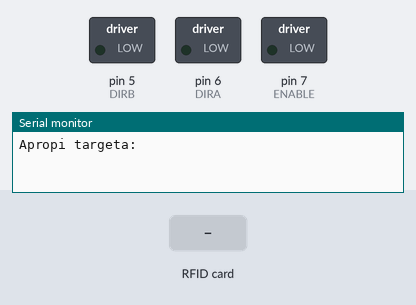
Simulated run of this sketch. Board: Arduino Uno, built with avr-gcc and run on an emulated ATmega328P. Shown: switched loads named in the sketch (green lamp = pin HIGH), the last lines printed to the serial monitor. Inputs (shaded band) come from the test bench. Pins used as bus, display or sensor lines are not drawn.

Above: at 1.2 s.
1.3 s: RFID card E9 03 AD A3 held to the reader
At 2.7 s:
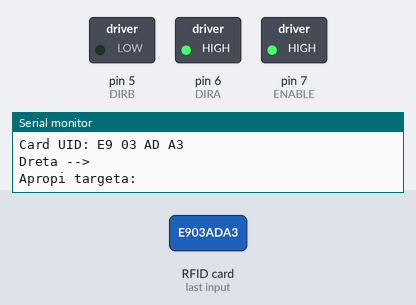
3.8 s: RFID card E9 03 AD A3 held to the reader
At 4.1 s:
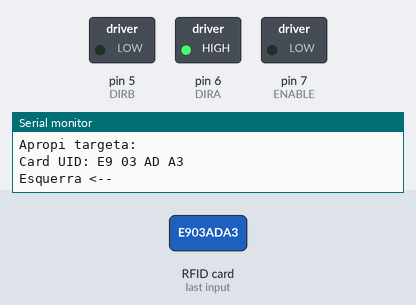
At 6.1 s:
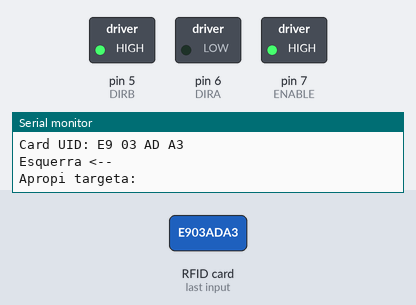
Timing chart, 0 to 7.6 s (numbered marks = the images above; inputs shaded):
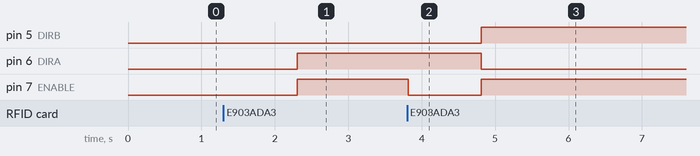

Measured:
- after the input at 1.3 s, pin 6 (DIRA), pin 7 (ENABLE): LOW → HIGH after 1.0 s
- after the input at 3.8 s, pin 5 (DIRB): LOW → HIGH after 1.0 s; pin 6 (DIRA): HIGH → LOW after 1.0 s; pin 7 (ENABLE): HIGH → LOW at once, → HIGH 1.0 s later

The sketch:

practica_9.4.ino
```cpp
#include <SPI.h>
#include <MFRC522.h>
#define RST_PIN 9 //Pin 9 para el reset del RC522
#define SS_PIN 10 //Pin 10 para el SS (SDA) del RC522
MFRC522 mfrc522(SS_PIN, RST_PIN); ///Creem l'objecte per al RC522

//Defineix els pins del motoret
#define ENABLE 7
#define DIRA 6
#define DIRB 5

int estat=0; //estat del motor
int p = 100; //pausa entre lectures per donar temps a treure el tag
byte ActualUID[4]; //almacenará el código del Tag leído
byte Usuari[4]= {0xE9, 0x03, 0xAD, 0xA3} ; //código de l'usuari

void setup() {
  //Activa els pins del motoret
  pinMode(ENABLE,OUTPUT);
  pinMode(DIRA,OUTPUT);
  pinMode(DIRB,OUTPUT);
  //Inicia el port sèrie per mostrar missatges
  Serial.begin(9600);
  //Iniciem el necessari per l'RFID
  SPI.begin(); //Iniciem el Bus SPI
  mfrc522.PCD_Init(); // Iniciem el MFRC522
  //Mostrem missatge inicial
  Serial.println("Apropi targeta:");
}

void loop() {
  if(llegirTag() and compareArray(mfrc522.uid.uidByte,Usuari)){
    canviafan();
  }
}

//funció per llegir els tags
boolean llegirTag(){
  if ( mfrc522.PICC_IsNewCardPresent()){ // Si detecta una nova targeta
    if ( mfrc522.PICC_ReadCardSerial()){ // Si llegeix la tarja
      // Mostrem l'UID al port sèrie
      Serial.print(F("Card UID:"));
      for (byte i = 0; i < mfrc522.uid.size; i++) {
        Serial.print(mfrc522.uid.uidByte[i] <0x10 ? " 0" : " ");
        Serial.print(mfrc522.uid.uidByte[i],HEX);
        ActualUID[i]=mfrc522.uid.uidByte[i];
      }
      Serial.print(" ");
      // Terminamos la lectura de la tarjeta tarjeta actual
      mfrc522.PICC_HaltA();
      Serial.println();
      return true;
    }
  }
  return false;
}

//Funció per comparar dos vectors
boolean compareArray(byte array1[],byte array2[]){
  if(array1[0] != array2[0])return(false);
  if(array1[1] != array2[1])return(false);
  if(array1[2] != array2[2])return(false);
  if(array1[3] != array2[3])return(false);
  return(true);
}

//Funció per activar/desactivar el ventilador
void canviafan(){
  if(estat==0){
    Serial.println("Dreta -->");
    digitalWrite(ENABLE,LOW);
    delay(1000);
    digitalWrite(ENABLE,HIGH); // encén
    digitalWrite(DIRA,HIGH); //quina direcció
    digitalWrite(DIRB,LOW);
    estat=1;
    Serial.println("Apropi targeta:");
  } else {
    Serial.println("Esquerra <--");
    digitalWrite(ENABLE,LOW);
    delay(1000);
    digitalWrite(ENABLE,HIGH); // encén
    digitalWrite(DIRA,LOW); //quina direcció
    digitalWrite(DIRB,HIGH);
    estat=0;
    Serial.println("Apropi targeta:");
  }
}
```
